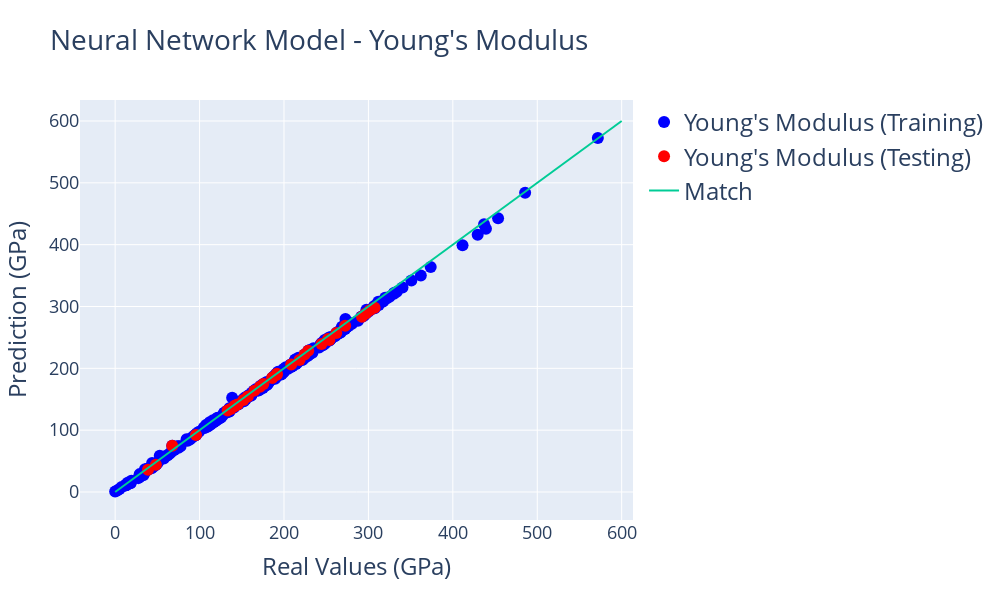

Write notebook code for a chart like this one.
### Markdown cell above
### 4. Plotting

The easiest way to see if the model did a good job estimating the Young's Modulus for the Elements is through a plot comparing Real Values with their Predictions. We will use [Plotly](https://plot.ly/python/) to create a plot like that. We covered how to plot in Plotly in the first tutorial of this tool. For values in this plot, the line (x = y) indicates a perfect match and would be the desirable result for the points. As you analyze the plot, you can hover on the points to see the data we obtained in the cell above.

### Code cell
import plotly
import plotly.graph_objs as go
from plotly.offline import iplot

plotly.offline.init_notebook_mode(connected=True)

layout0= go.Layout(title=go.layout.Title(text="Neural Network Model - Young's Modulus", font=dict(size=28)), hovermode= 'closest', width = 1000, height=600, showlegend=True,  # Hovermode establishes the way the labels that appear when you hover are arranged # Establishing a square plot width=height
    xaxis= dict(title=go.layout.xaxis.Title(text='Real Values (GPa)', font=dict(size=24)), zeroline= False, gridwidth= 1, tickfont=dict(size=18)), # Axis Titles. Removing the X-axis Mark. Adding a Grid
    yaxis= dict(title=go.layout.yaxis.Title(text='Prediction (GPa)', font=dict(size=24)), zeroline= False, gridwidth= 1, tickfont=dict(size=18)), # Axis Titles. Removing the Y-axis Mark. Adding a Grid
    legend=dict(font=dict(size=24))) # Adding a legend

trace0 = go.Scatter(x = all_labels, y = predictions, mode = 'markers', marker= dict(size= 12, color= 'blue'), text= elements, name = 'Young\'s Modulus (Training)')
trace1 = go.Scatter(x = test_labels, y = test_predictions, mode = 'markers', marker= dict(size= 12, color= 'red'), text = labeled_elements, name = 'Young\'s Modulus (Testing)')
trace2 = go.Scatter(x = [0,600], y = [0,600], mode = 'lines', name = "Match") # This trace is the line X = Y which would indicate that the Prediction equals the real value

data = [trace0, trace1, trace2]
fig= go.Figure(data, layout=layout0)
iplot(fig)

### Figure 1 — Plotly figure (JSON) as saved in the notebook; plotly's stock layout.template omitted (floating-point values rounded to 4 significant figures; data arrays with more than 128 entries replaced by an {"elided": "..."} marker saying what was removed)
{"data": [{"marker": {"color": "blue", "size": 12}, "mode": "markers", "name": "Young's Modulus (Training)", "text": {"elided": "331 str values"}, "type": "scatter", "x": {"elided": "331 float values"}, "y": {"elided": "331 float values"}}, {"marker": {"color": "red", "size": 12}, "mode": "markers", "name": "Young's Modulus (Testing)", "text": ["Ti2FeIr", "Ti2MnBe", "PaTiTc2", "Ti2MnCo", "LiTiIr2", "TiAlOs2", "TiGaRu2", "TiMnRh2", "Ti2MnIr", "TiGeRu2", "Ti2TcRu", "TiSiTc2", "TiSnRh2", "Ti2MnNi", "Ti2TcOs", "AcTiO3", "Ti2TcPd", "Ti2ZnRe", "TiTc2Mo", "Ti2GeC", "Ti2CdC", "Na2Ti2As2O", "RbTiAsO5", "LiTiPO5", "Tb2Ti2S2O5", "TiGaFeCo", "Nd2Ti2S2O5", "Sm2Ti2S2O5", "Na2Ti2Sb2O", "TiAlFeCo", "KNaTiO3"], "type": "scatter", "x": [191.5, 142.0, 133.3, 218.4, 208.6, 272.5, 224.4, 191.5, 252.2, 297.0, 244.4, 228.8, 186.2, 175.6, 262, 186.0, 171.5, 164.9, 301.6, 253.8, 136.7, 38.92, 95.76, 145, 157.2, 292.3, 141.5, 152.0, 48.24, 307.3, 67.6], "y": [191.3, 139.9, 131.9, 213.5, 206.3, 269.0, 222.5, 189.4, 247.3, 288.6, 239.5, 228.4, 184.6, 174.8, 257.0, 184.6, 170.4, 163.9, 294.0, 245.9, 134.4, 36.14, 92.12, 141.4, 154.4, 283.4, 138.5, 148.9, 43.98, 298.1, 74.65]}, {"mode": "lines", "name": "Match", "type": "scatter", "x": [0, 600], "y": [0, 600]}], "layout": {"height": 600, "hovermode": "closest", "legend": {"font": {"size": 24}}, "showlegend": true, "title": {"font": {"size": 28}, "text": "Neural Network Model - Young's Modulus"}, "width": 1000, "xaxis": {"gridwidth": 1, "tickfont": {"size": 18}, "title": {"font": {"size": 24}, "text": "Real Values (GPa)"}, "zeroline": false}, "yaxis": {"gridwidth": 1, "tickfont": {"size": 18}, "title": {"font": {"size": 24}, "text": "Prediction (GPa)"}, "zeroline": false}}}
